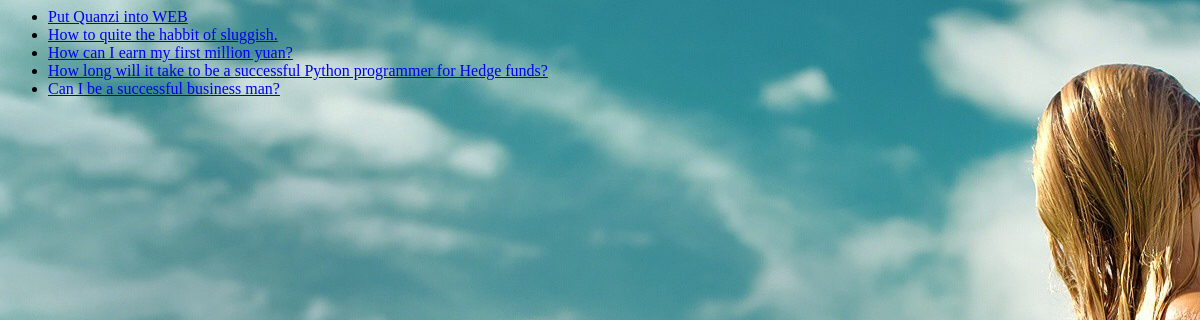
Screenshot of /polls/ with the database file from the repository.
### polls/models.py (models this page shows, shortened)
class Question(models.Model):
    question_text = models.CharField(max_length=200)
    pub_date = models.DateTimeField("date published")
    def was_published_recently(self):
        return timezone.now() >= self.pub_date >= timezone.now() - datetime.timedelta(days=1)
    was_published_recently.admin_order_field = 'pub_date'
    was_published_recently.boolean = True
    was_published_recently.short_description = 'was published recently?'

### polls/views.py (the view)
class IndexView(generic.ListView):
    template_name = 'polls/index.html'
    context_object_name = 'latest_question_list'
    def get_queryset(self):
        return Question.objects.filter(pub_date__lte=timezone.now()).order_by('-pub_date')[:5]

### polls/templates/polls/index.html
{% load static %}
<link rel="stylesheet" type="text/css" href="{% static 'polls/style.css' %}" />
<body>
{% if latest_question_list %}
    <ul>
    {% for question in latest_question_list %}
    <li><a href="{% url 'polls:detail' question.id %}">{{ question.question_text }}</a></li>
    {% endfor %}
    </ul>
{% else %}
    <p>No polls are available.</p>
{% endif %}
</body>

### polls/static/polls/style.css (style rules this page uses)
a { color: green; }
body { background-position:center; background-color:yellow; background:url('images/sea_girl.jpg'); }

### rows the page displays
Question: question_text "Put Quanzi into WEB"
Question: question_text "How to quite the habbit of sluggish."
Question: question_text "How can I earn my first million yuan?"
Question: question_text "How long will it take to be a successful Python programmer for Hedge funds?"
Question: question_text "Can I be a successful business man?"
